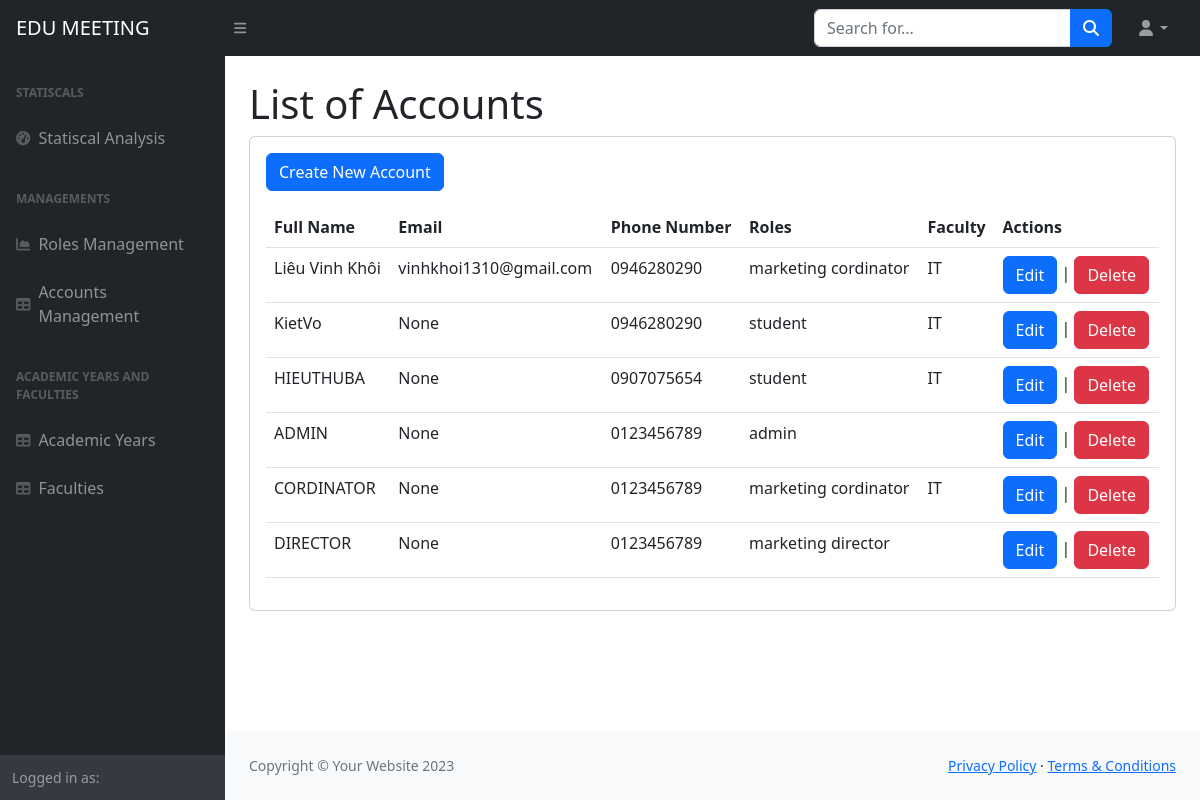
Page /ad/accounts/ on the earlier database version.
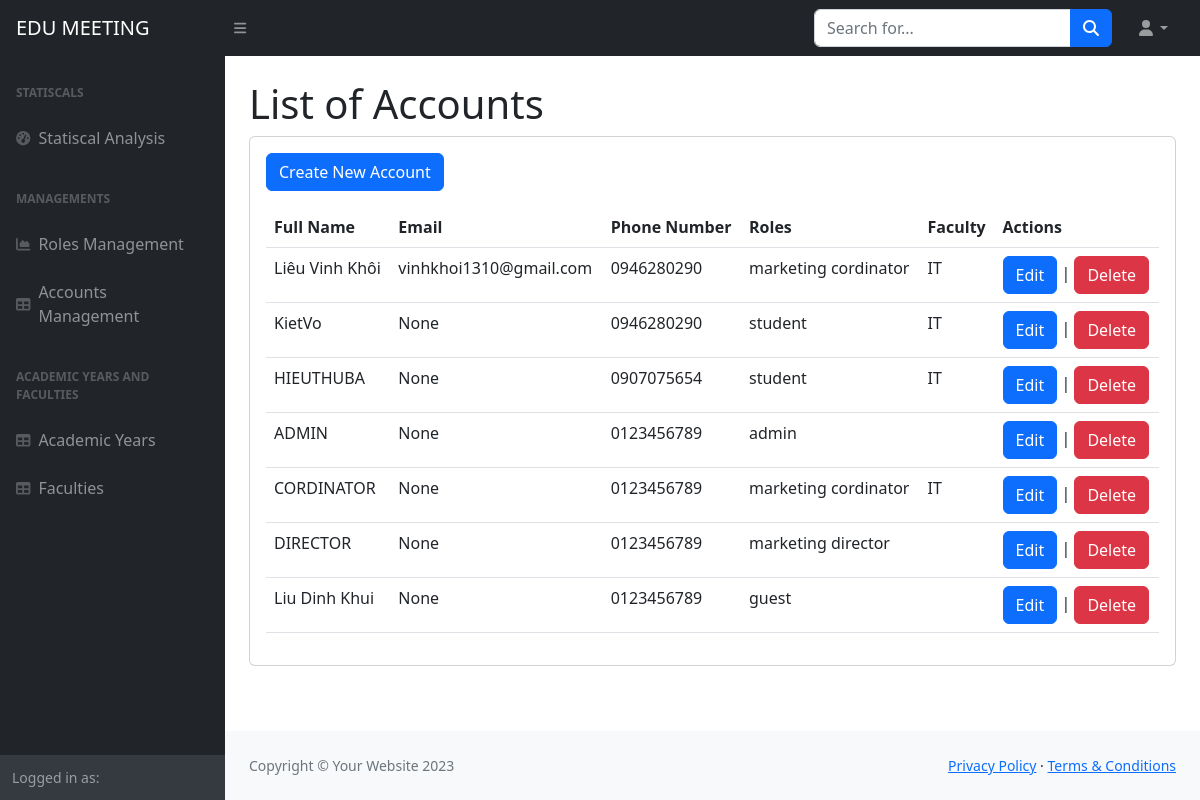
Same page on the later database version.
### home/models.py (models this page shows, shortened)
class UserProfile(models.Model):
    user = models.OneToOneField(User, on_delete=models.CASCADE, primary_key=True)
    fullname = models.CharField(max_length=50)
    roles = models.ManyToManyField(Role, related_name='users')
    faculty = models.ForeignKey('Faculties', on_delete=models.CASCADE, null=True, blank=True)
    email = models.EmailField(max_length=254, unique=True, blank=True, null=True)
    phone = models.CharField(max_length=15)
    academic_Year = models.ForeignKey(AcademicYear,blank=True, null =True, on_delete=models.CASCADE)

class Role(models.Model):
    name = models.CharField(max_length=30)

class Faculties(models.Model):
    name = models.CharField(max_length = 40)
    description = models.TextField(null =True)

### home/views.py (the view)
# urls.py: path('ad/accounts/', views.account_list, name='account_list'),
def account_list(request):
    accounts = UserProfile.objects.all()
    return render(request, 'listAccount.html', {'accounts': accounts})

### templates/listAccount.html (shortened to what the changed rows need)
{%load static%}
<!DOCTYPE html>
<html lang="en">
    <head>
        <link href="https://cdn.jsdelivr.net/npm/simple-datatables@7.1.2/dist/style.min.css" rel="stylesheet" />
        <link href="{% static 'css/styles.css' %}" rel="stylesheet" />
    </head>
    <body class="sb-nav-fixed">
        <div id="layoutSidenav">
            <div id="layoutSidenav_content">
                <main>
                    <div class="container-fluid px-4">
                        <h1 class="mt-4">List of Accounts</h1>
                        <div class="card mb-4">
                            <div class="card-body">
                              <table class="table mt-3">
                                <thead class="thead-dark">
                                  <tr>
                                    <th scope="col">Full Name</th>
                                    <th scope="col">Email</th>
                                    <th scope="col">Phone Number</th>
                                    <th scope="col">Roles</th>
                                    <th scope="col">Faculty</th>
                                    <th scope="col">Actions</th>
                                  </tr>
                                </thead>
                                <tbody>
                                  {% for user_profile in accounts %}
                                  <tr>
                                    <td>{{ user_profile.fullname }}</td>
                                    <td>{{ user_profile.email }}</td>
                                    <td>{{ user_profile.phone }}</td>
                                    <td>
                                      {% for role in user_profile.roles.all %}
                                        {{ role.name }}{% if not forloop.last %}, {% endif %}
                                      {% endfor %}
                                    </td>
                                    <td>{{ user_profile.faculty.name }}</td>
                                    <td>
                                      <a href="{% url 'account_edit' user_profile.user.id %}" class="btn btn-primary">Edit</a>
                                      |
                                      <a href="{% url 'account_delete' user_profile.user.id %}" class="btn btn-danger" onclick="return confirm('Are you sure you want to delete?');">
                                        Delete
                                      </a>
                                    </td>
                                  </tr>
                                  {% endfor %}
                                </tbody>
                              </table>
                            </div>
                        </div>
                    </div>
                </main>
            </div>
        </div>
    </body>
</html>

Differences in the rows shown:
added UserProfile: fullname "Liu Dinh Khui", email "None", phone "0123456789"
now on this page (row unchanged): Role: name "guest", shown under "Liu Dinh Khui"
